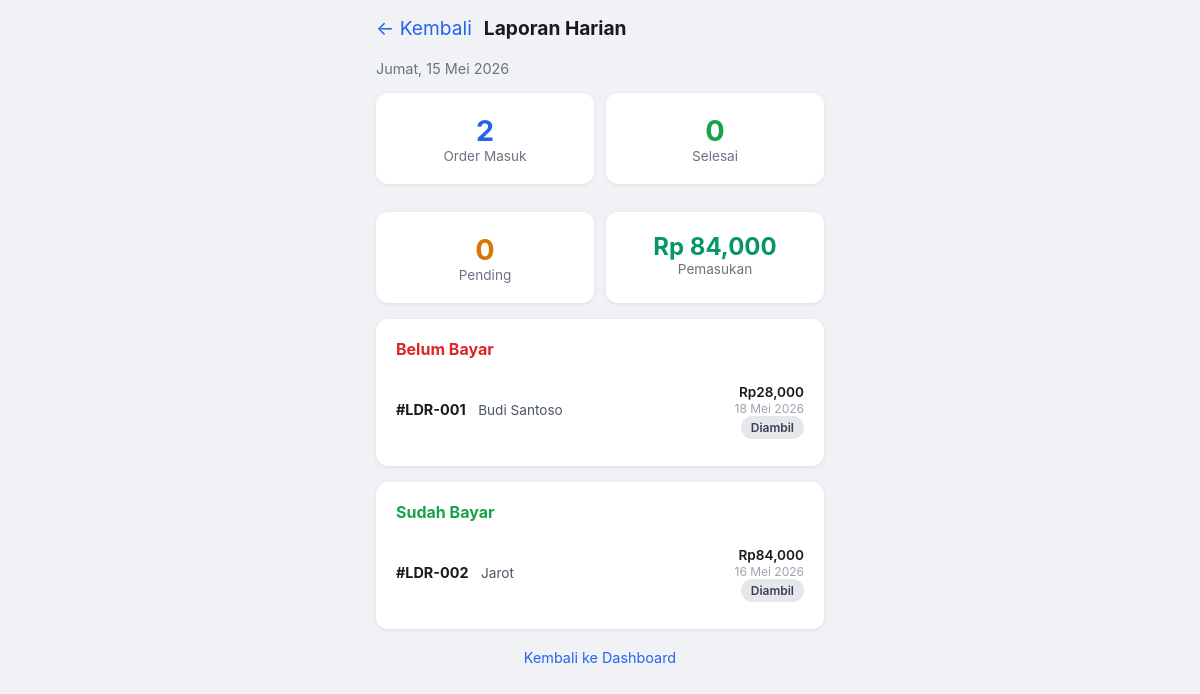
Screenshot of /laporan with the database file from the repository.
### tables this page shows
CREATE TABLE orders (
                id INTEGER PRIMARY KEY AUTOINCREMENT,
                order_number TEXT UNIQUE NOT NULL,
                customer_name TEXT NOT NULL,
                customer_phone TEXT,
                weight_kg REAL NOT NULL,
                service_type TEXT NOT NULL CHECK(service_type IN ('reguler','express')),
                price_per_kg INTEGER NOT NULL,
                total_price INTEGER NOT NULL,
                status TEXT NOT NULL DEFAULT 'antri'
                    CHECK(status IN ('antri','proses','selesai','diambil')),
                estimated_date TEXT NOT NULL,
                is_paid INTEGER NOT NULL DEFAULT 0,
                created_at TIMESTAMP DEFAULT CURRENT_TIMESTAMP
            );

### app.py (the view)
@app.route("/laporan")
def laporan():
    data = get_laporan()
    today = tgl_id_length(datetime.today())
    return render_template("laporan.html", data=data, today=today)

### app.py (called while the page is built)
def tgl_id_length(date_obj):
    return f"{HARI[date_obj.weekday()]}, {date_obj.day} {BULAN[date_obj.month - 1]} {date_obj.year}"

@app.template_filter("tgl_id")
def tgl_id_filter(date_str):
    if not date_str:
        return ""
    try:
        dt = datetime.strptime(date_str, "%Y-%m-%d")
        return f"{dt.day} {BULAN[dt.month - 1]} {dt.year}"
    except:
        return date_str

### database.py (called while the page is built)
def get_db():
    conn = sqlite3.connect(DB_PATH)
    conn.row_factory = sqlite3.Row
    conn.execute("PRAGMA journal_mode=WAL")
    return conn

### templates/laporan.html (shortened to what this page needs)
{% extends "base.html" %}
{% block content %}
<div class="page-title">
    <a href="/">&larr; Kembali</a>
    <h2>Laporan Harian</h2>
</div>
<p style="color:#6b7280;font-size:0.9rem;margin-bottom:16px;">
    {{ today }}
</p>
<div class="stats" style="display:grid;grid-template-columns:1fr 1fr;gap:12px;">
    <div class="card" style="text-align:center;">
        <h2 style="font-size:1.8rem;color:#2563eb;">{{ data.stats.total_masuk }}</h2>
        <p style="color:#6b7280;font-size:0.85rem;">Order Masuk</p>
    </div>
    <div class="card" style="text-align:center;">
        <h2 style="font-size:1.8rem;color:#16a34a;">{{ data.stats.selesai }}</h2>
        <p style="color:#6b7280;font-size:0.85rem;">Selesai</p>
    </div>
    <div class="card" style="text-align:center;">
        <h2 style="font-size:1.8rem;color:#d97706;">{{ data.stats.pending }}</h2>
        <p style="color:#6b7280;font-size:0.85rem;">Pending</p>
    </div>
    <div class="card" style="text-align:center;">
        <h2 style="font-size:1.5rem;color:#059669;">Rp {{ "{:,.0f}".format(data.stats.pemasukan) }}</h2>
        <p style="color:#6b7280;font-size:0.85rem;">Pemasukan</p>
    </div>
</div>
<div class="card">
    <h3 style="font-size:1rem;margin-bottom:12px;color:#dc2626;">Belum Bayar</h3>
    {% if data.belum_bayar %}
        {% for order in data.belum_bayar %}
        <div style="display:flex;justify-content:space-between;align-items:center;padding:10px 0;{% if not loop.last %}border-bottom:1px solid #f0f0f0;{% endif %}">
            <div>
                <strong style="font-size:0.9rem;">#{{ order.order_number }}</strong>
                <span style="font-size:0.85rem;color:#4b5563;margin-left:8px;">{{ order.customer_name }}</span>
            </div>
            <div style="text-align:right;">
                <span style="font-size:0.85rem;font-weight:600;">Rp{{ "{:,.0f}".format(order.total_price) }}</span>
                <span style="font-size:0.75rem;color:#9ca3af;display:block;">{{ order.estimated_date|tgl_id }}</span>
                <span class="badge badge-{{ order.status }}" style="margin-left:8px;">{{ order.status|title }}</span>
            </div>
        </div>
        {% endfor %}
    {% else %}
        <p style="color:#6b7280;font-size:0.9rem;text-align:center;padding:16px 0;">
            Semua order sudah dibayar
        </p>
    {% endif %}
</div>
<div class="card">
    <h3 style="font-size:1rem;margin-bottom:12px;color:#16a34a;">Sudah Bayar</h3>
    {% if data.sudah_bayar %}
        {% for order in data.sudah_bayar %}
        <div style="display:flex;justify-content:space-between;align-items:center;padding:10px 0;{% if not loop.last %}border-bottom:1px solid #f0f0f0;{% endif %}">
            <div>
                <strong style="font-size:0.9rem;">#{{ order.order_number }}</strong>
                <span style="font-size:0.85rem;color:#4b5563;margin-left:8px;">{{ order.customer_name }}</span>
            </div>
            <div style="text-align:right;">
                <span style="font-size:0.85rem;font-weight:600;">Rp{{ "{:,.0f}".format(order.total_price) }}</span>
                <span style="font-size:0.75rem;color:#9ca3af;display:block;">{{ order.estimated_date|tgl_id }}</span>
                <span class="badge badge-{{ order.status }}" style="margin-left:8px;">{{ order.status|title }}</span>
            </div>
        </div>
        {% endfor %}
    {% else %}
        <p style="color:#6b7280;font-size:0.9rem;text-align:center;padding:16px 0;">
            Belum ada pembayaran
        </p>
    {% endif %}
</div>
<a href="/" class="back-home">Kembali ke Dashboard</a>
{% endblock %}

### static/style.css (style rules this page uses)
* { margin: 0; padding: 0; box-sizing: border-box; }
body { font-family: -apple-system, BlinkMacSystemFont, 'Segoe UI', Roboto, sans-serif; background: #f0f2f5; color: #1a1a1a; padding: 16px; max-width: 480px; margin: 0 auto; min-height: 100vh; }
.card { background: white; padding: 20px; border-radius: 12px; margin-bottom: 16px; box-shadow: 0 1px 4px rgba(0,0,0,0.08); }
.page-title { display: flex; align-items: center; gap: 12px; margin-bottom: 20px; }
.page-title a { color: #2563eb; text-decoration: none; font-size: 1.2rem; }
.page-title h2 { font-size: 1.2rem; }
.badge { padding: 4px 10px; border-radius: 12px; font-size: 0.75rem; font-weight: 600; }
.badge-diambil { background: #e5e7eb; color: #374151; }
.back-home { display: block; text-align: center; margin-top: 20px; color: #2563eb; text-decoration: none; font-size: 0.9rem; }

### rows the page displays
orders: order_number "LDR-001", customer_name "Budi Santoso", total_price "28,000", estimated_date|tgl_id "18 Mei 2026", status "Diambil"
orders: order_number "LDR-002", customer_name "Jarot", total_price "84,000", estimated_date|tgl_id "16 Mei 2026", status "Diambil"

### other values shown
{{ today }} "Jumat, 15 Mei 2026"
{{ data.stats.total_masuk }} "2"
{{ data.stats.selesai }} "0"
{{ data.stats.pending }} "0"
{{ "{:,.0f}".format(data.stats.pemasukan) }} "84,000"
